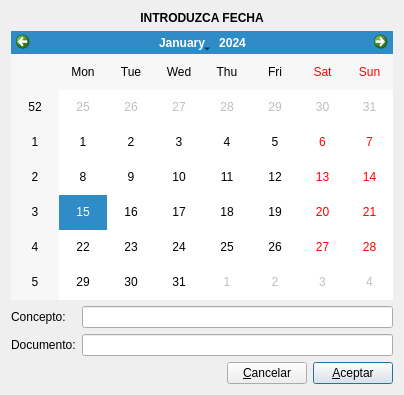
<?xml version="1.0" encoding="UTF-8"?>
<ui version="4.0">
 <class>pidefecha</class>
 <widget class="QDialog" name="pidefecha">
  <property name="geometry">
   <rect>
    <x>0</x>
    <y>0</y>
    <width>404</width>
    <height>395</height>
   </rect>
  </property>
  <property name="windowTitle">
   <string>Petición de fecha</string>
  </property>
  <layout class="QVBoxLayout" name="verticalLayout">
   <item>
    <widget class="QLabel" name="label">
     <property name="font">
      <font>
       <pointsize>9</pointsize>
       <weight>75</weight>
       <bold>true</bold>
      </font>
     </property>
     <property name="text">
      <string>INTRODUZCA FECHA</string>
     </property>
     <property name="alignment">
      <set>Qt::AlignCenter</set>
     </property>
    </widget>
   </item>
   <item>
    <widget class="QCalendarWidget" name="calendarWidget">
     <property name="firstDayOfWeek">
      <enum>Qt::Monday</enum>
     </property>
    </widget>
   </item>
   <item>
    <layout class="QFormLayout" name="formLayout">
     <item row="0" column="0">
      <widget class="QLabel" name="label_2">
       <property name="text">
        <string>Concepto:</string>
       </property>
      </widget>
     </item>
     <item row="0" column="1">
      <widget class="QLineEdit" name="conceptolineEdit"/>
     </item>
     <item row="1" column="0">
      <widget class="QLabel" name="label_3">
       <property name="text">
        <string>Documento:</string>
       </property>
      </widget>
     </item>
     <item row="1" column="1">
      <widget class="QLineEdit" name="documentolineEdit"/>
     </item>
    </layout>
   </item>
   <item>
    <layout class="QHBoxLayout">
     <item>
      <spacer>
       <property name="orientation">
        <enum>Qt::Horizontal</enum>
       </property>
       <property name="sizeHint" stdset="0">
        <size>
         <width>40</width>
         <height>20</height>
        </size>
       </property>
      </spacer>
     </item>
     <item>
      <widget class="QPushButton" name="pushButton">
       <property name="text">
        <string>&amp;Cancelar</string>
       </property>
      </widget>
     </item>
     <item>
      <widget class="QPushButton" name="aceptarpushButton">
       <property name="text">
        <string>&amp;Aceptar</string>
       </property>
       <property name="default">
        <bool>true</bool>
       </property>
      </widget>
     </item>
    </layout>
   </item>
  </layout>
 </widget>
 <tabstops>
  <tabstop>calendarWidget</tabstop>
  <tabstop>conceptolineEdit</tabstop>
  <tabstop>documentolineEdit</tabstop>
  <tabstop>pushButton</tabstop>
  <tabstop>aceptarpushButton</tabstop>
 </tabstops>
 <resources/>
 <connections>
  <connection>
   <sender>aceptarpushButton</sender>
   <signal>clicked()</signal>
   <receiver>pidefecha</receiver>
   <slot>accept()</slot>
   <hints>
    <hint type="sourcelabel">
     <x>396</x>
     <y>387</y>
    </hint>
    <hint type="destinationlabel">
     <x>189</x>
     <y>280</y>
    </hint>
   </hints>
  </connection>
  <connection>
   <sender>pushButton</sender>
   <signal>clicked()</signal>
   <receiver>pidefecha</receiver>
   <slot>reject()</slot>
   <hints>
    <hint type="sourcelabel">
     <x>242</x>
     <y>364</y>
    </hint>
    <hint type="destinationlabel">
     <x>141</x>
     <y>352</y>
    </hint>
   </hints>
  </connection>
 </connections>
</ui>
